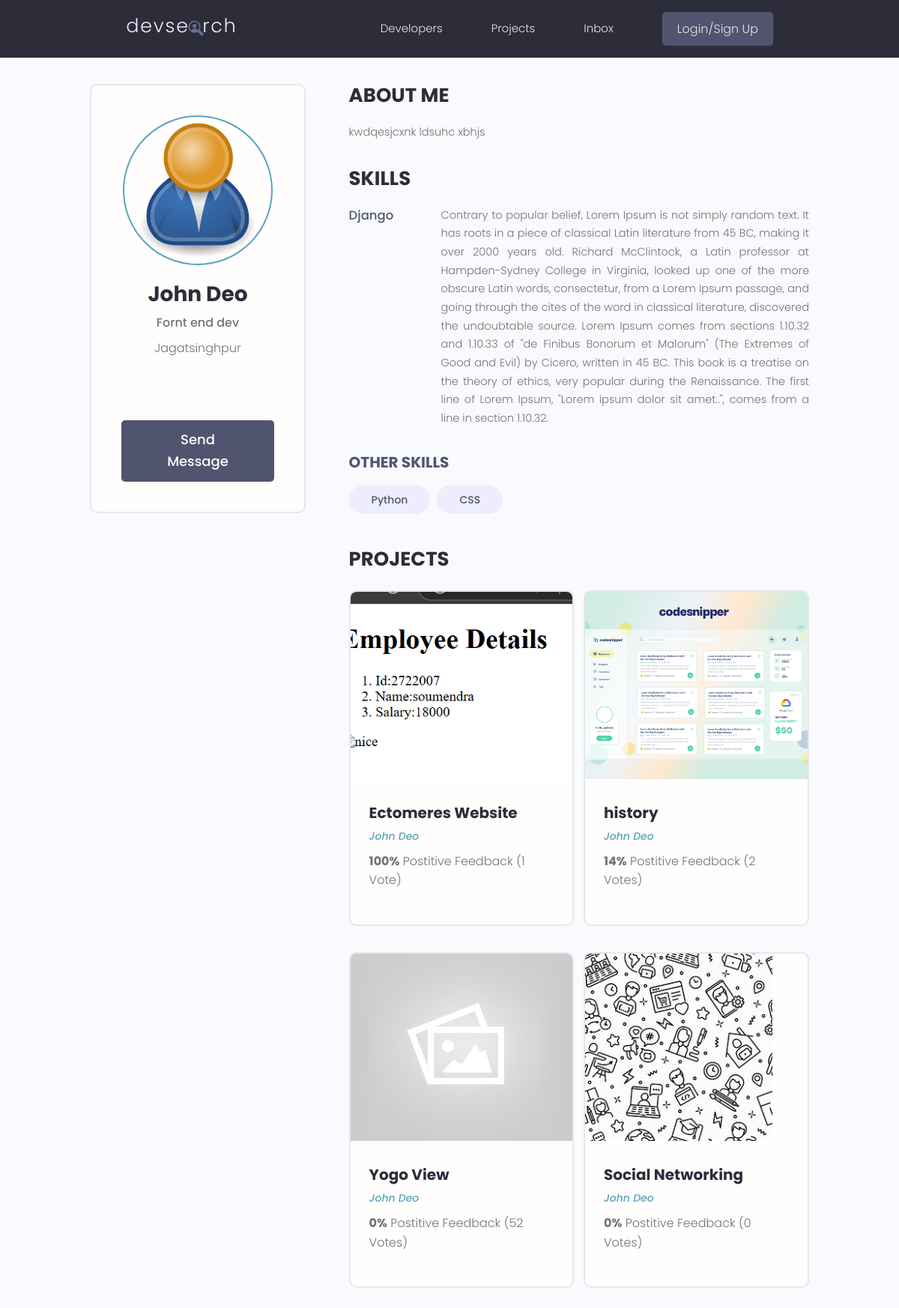
Before: /profile/ae0fdd9a-8c4a-4c3f-ac00-01f984ee0173/ with the older database file.
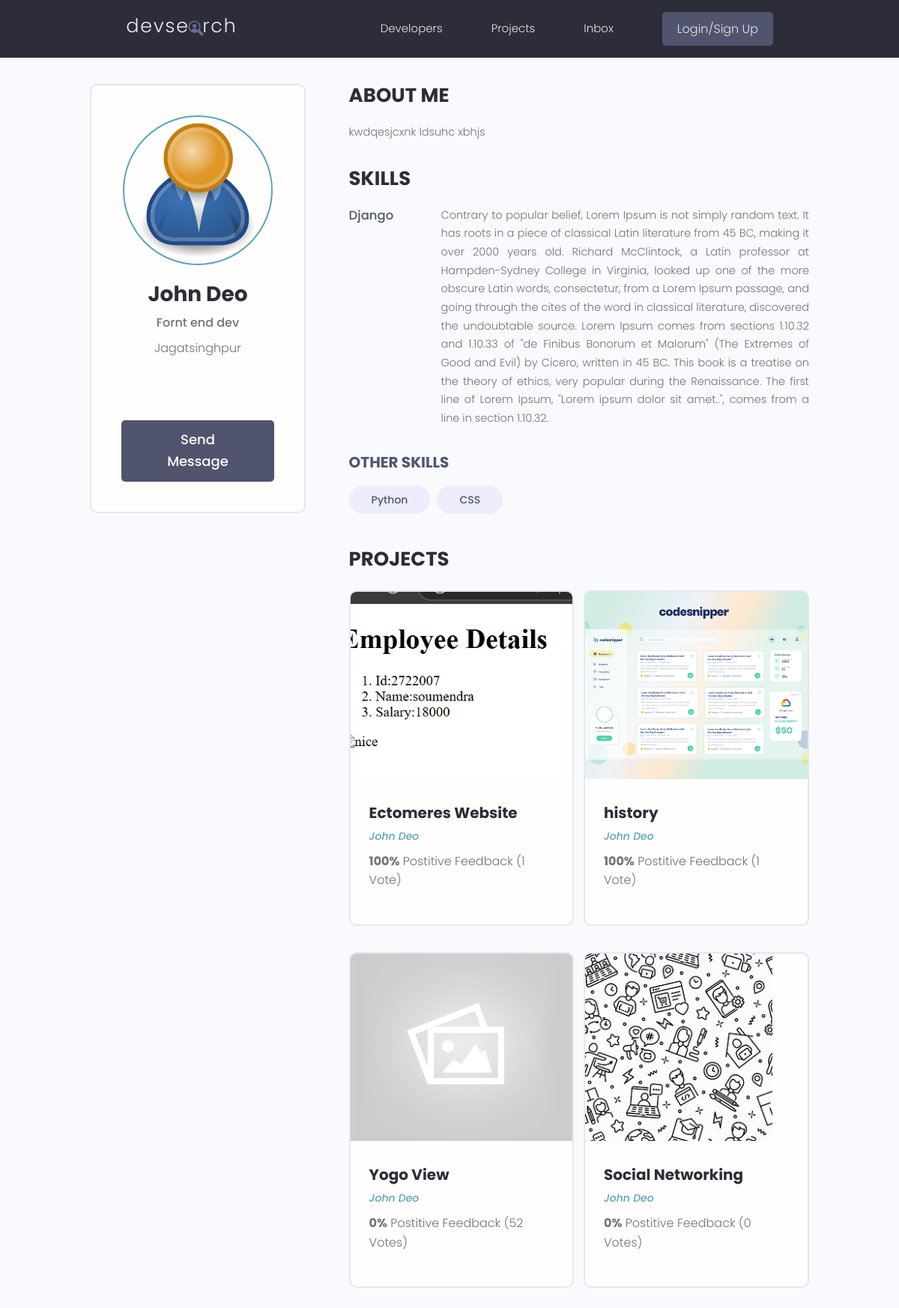
After: the same page with the newer database file.
### projects/models.py (models this page shows, shortened)
class Project(models.Model):
    owner = models.ForeignKey(Profile,on_delete=models.SET_NULL,null=True,blank=True)
    title = models.CharField(max_length=200)
    discription = models.TextField(null=True,blank=True)
    featured_image = models.ImageField(null=True,blank=True,default="default.jpg")
    demo_link = models.CharField(max_length=2000,null=True,blank=True)
    source_link = models.CharField(max_length=2000,null=True,blank=True)
    tag = models.ManyToManyField('Tag',blank=True)
    vote_total = models.IntegerField(default=0,null=True,blank=True)
    vote_ratio = models.IntegerField(default=0,null=True,blank=True)
    created = models.DateTimeField(auto_now_add=True)
    id = models.UUIDField(default=uuid.uuid4,unique=True,primary_key=True,editable=False)
    class Meta:
        ordering = ['-vote_ratio','-vote_total','title']

### users/models.py (models this page shows, shortened)
class Profile(models.Model):
    user = models.OneToOneField(User,on_delete=models.CASCADE,null=True,blank=True)
    name = models.CharField(max_length=200,blank=True,null=True)
    email = models.EmailField(max_length=500, blank=True,null=True)
    username = models.CharField(max_length=200,blank=True,null=True)
    location = models.CharField(max_length=200,blank=True,null=True)
    short_intro = models.CharField(max_length=200,blank=True,null=True)
    bio = models.TextField(blank=True,null=True)
    profile_image = models.ImageField(null=True,blank=True,upload_to='profiles/',default='profiles/user-default.png')
    social_github = models.CharField(max_length=200,blank=True,null=True)
    social_twitter = models.CharField(max_length=200,blank=True,null=True)
    social_linkedin = models.CharField(max_length=200,blank=True,null=True)
    social_youtube = models.CharField(max_length=200,blank=True,null=True)
    social_website = models.CharField(max_length=200,blank=True,null=True)
    created = models.DateTimeField(auto_now_add=True)
    id = models.UUIDField(default=uuid.uuid4,unique=True,primary_key=True,editable=False)

### users/views.py (the view)
# urls.py: path('profile/<str:pk>/',views.userProfile,name='user-profile'),
def userProfile(req,pk):
    profile = Profile.objects.get(id = pk)
    topSkills = profile.skill_set.exclude(description__exact="")
    otherSkills = profile.skill_set.filter(description="")
    context = {'profile':profile,'topSkills':topSkills,'otherSkills':otherSkills}
    return render(req,'users/user-profile.html',context)

### users/models.py (called while the page is built)
    def __str__(self):
        return str(self.name)

### users/templates/users/user-profile.html (shortened to what this page needs)
{% extends 'main.html' %}
{% block content %}
  <main class="profile my-md">
    <div class="container">
      <div class="layout">
        <div class="column column--1of3">
          <div class="card text-center">
            <div class="card__body dev">
              <img class="avatar avatar--xl" src="{{ profile.profile_image.url }}" />
              <h2 class="dev__name">{{ profile.name }}</h2>
              <p class="dev__title">{{ profile.short_intro }}</p>
              <p class="dev__location">{{ profile.location }}</p>
              <ul class="dev__social">
              </ul>
              <a href="#" class="btn btn--sub btn--lg">Send Message </a>
            </div>
          </div>
        </div>
        <div class="column column--2of3">
          <div class="devInfo">
            <h3 class="devInfo__title">About Me</h3>
            <p class="devInfo__about">{{profile.bio}}</p>
          </div>
          <div class="devInfo">
            <h3 class="devInfo__title">Skills</h3>
            <div class="devInfo__skills">
              {% for skill in topSkills %}
              <div class="devSkill">
                <h4 class="devSkill__title">{{skill.name}}</h4>
                <p class="devSkill__info">{{skill.description}}</p>
              </div>
              {% endfor %}
              <h3 class="devInfo__subtitle">Other Skills</h3>
              <div class="devInfo__otherSkills">
                {% for skill in otherSkills %}
                <span class="tag tag--pill tag--sub tag--lg">
                  <small>{{skill}}</small>
                </span>
                {% endfor %}
              </div>
            </div>
          </div>
          <div class="devInfo">
            <h3 class="devInfo__title">Projects</h3>
            <div class="grid grid--two">
              {% for project in profile.project_set.all %}
              <div class="column">
                <div class="card project">
                  <a href="{% url 'project' project.id %}" class="project">
                    <img class="project__thumbnail" src="{{ project.featured_image.url }}" alt="project thumbnail" />
                    <div class="card__body">
                      <h3 class="project__title">{{project.title}}</h3>
                      <p><a class="project__author" href="{% url 'user-profile' project.owner.id %}">{{project.owner.name}}</a></p>
                      <p class="project--rating">
                        <span style="font-weight: bold;">{{project.vote_ratio}}%</span> Postitive
                        Feedback ({{project.vote_total}} Vote{{project.vote_total|pluralize:"s"}})
                      </p>
                    </div>
                  </a>
                </div>
              </div>
              {% endfor %}
            </div>
          </div>
        </div>
      </div>
    </div>
  </main>
{% endblock content %}

Changed rows visible on the page:
changed Project "history": vote_ratio "14" → "100"; vote_total "2" → "1"
